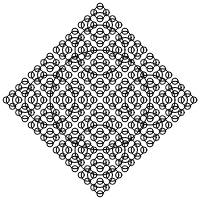
Frame 1 (no input)
Frame 60 (no input): identical to frame 1, image omitted
Frame 120 (the mouse pressed at the canvas centre since frame 60): identical to frame 1, image omitted

The p5.js sketch that drew this single still picture (run headless with seeded random() and noise() and a simulated clock; from frame 60 on, the mouse is pressed at the canvas centre):

// p5.js sketch
// ── sketch.js
function setup() {
	createCanvas(200, 200);
}

function draw() {
	background(255);
	stroke(0);
	noFill();
	drawCircle(width/2, height/2, 100);
}

function drawCircle(x, y, radius) {
	ellipse(x, y, radius);
	if (radius > 8) {
		drawCircle(x + radius/2, y, radius/2);
		drawCircle(x - radius/2, y, radius/2)
		drawCircle(x, y + radius/2, radius/2);
		drawCircle(x, y - radius/2, radius/2)
	}
}
